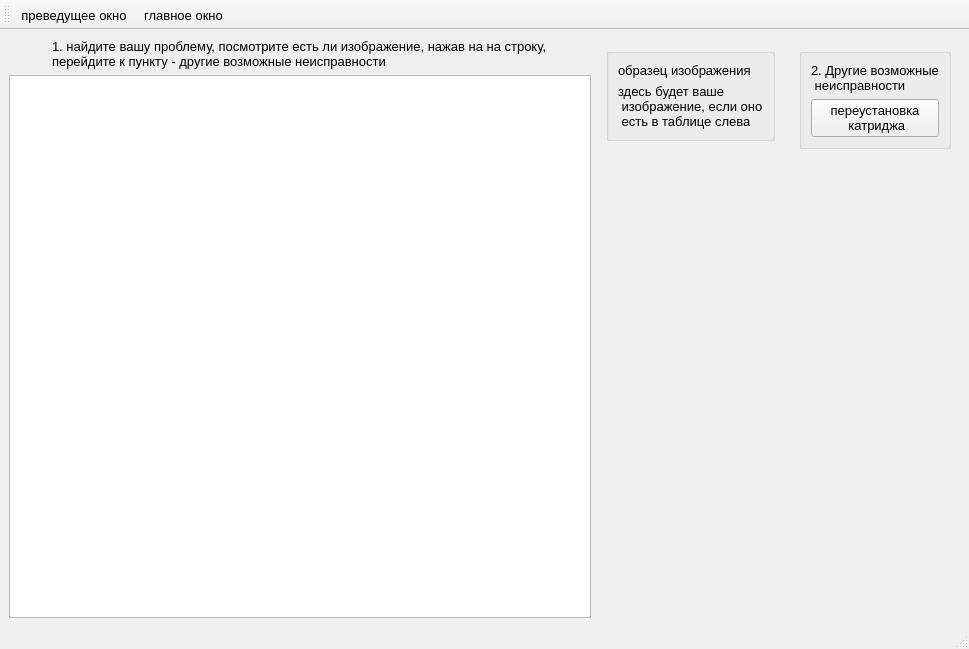
<?xml version="1.0" encoding="UTF-8"?>
<ui version="4.0">
 <class>fon</class>
 <widget class="QMainWindow" name="fon">
  <property name="geometry">
   <rect>
    <x>0</x>
    <y>0</y>
    <width>969</width>
    <height>649</height>
   </rect>
  </property>
  <property name="font">
   <font>
    <pointsize>10</pointsize>
   </font>
  </property>
  <property name="windowTitle">
   <string>фон</string>
  </property>
  <property name="tabShape">
   <enum>QTabWidget::Rounded</enum>
  </property>
  <widget class="QWidget" name="centralwidget">
   <layout class="QGridLayout" name="gridLayout">
    <item row="0" column="0">
     <layout class="QHBoxLayout" name="horizontalLayout">
      <item>
       <layout class="QVBoxLayout" name="verticalLayout">
        <item alignment="Qt::AlignHCenter">
         <widget class="QLabel" name="label_2">
          <property name="text">
           <string>1. найдите вашу проблему, посмотрите есть ли изображение, нажав на на строку, 
перейдите к пункту - другие возможные неисправности</string>
          </property>
         </widget>
        </item>
        <item>
         <widget class="QTableView" name="fon_2">
          <property name="font">
           <font>
            <pointsize>10</pointsize>
           </font>
          </property>
         </widget>
        </item>
       </layout>
      </item>
      <item alignment="Qt::AlignRight">
       <widget class="QWidget" name="widget" native="true">
        <layout class="QVBoxLayout" name="verticalLayout_3">
         <item alignment="Qt::AlignTop">
          <widget class="QGroupBox" name="verticalGroupBox">
           <layout class="QVBoxLayout" name="verticalLayout_4">
            <item>
             <widget class="QLabel" name="label_3">
              <property name="text">
               <string>образец изображения</string>
              </property>
             </widget>
            </item>
            <item>
             <widget class="QLabel" name="lpic_2">
              <property name="text">
               <string>здесь будет ваше
 изображение, если оно
 есть в таблице слева</string>
              </property>
             </widget>
            </item>
           </layout>
          </widget>
         </item>
        </layout>
       </widget>
      </item>
      <item>
       <widget class="QWidget" name="widget" native="true">
        <layout class="QVBoxLayout" name="verticalLayout_2">
         <item alignment="Qt::AlignTop">
          <widget class="QGroupBox" name="verticalGroupBox">
           <layout class="QVBoxLayout" name="verticalLayout_5">
            <item>
             <widget class="QLabel" name="label_5">
              <property name="font">
               <font>
                <pointsize>10</pointsize>
               </font>
              </property>
              <property name="text">
               <string>2. Другие возможные
 неисправности</string>
              </property>
             </widget>
            </item>
            <item>
             <widget class="QPushButton" name="katrig">
              <property name="text">
               <string>переустановка
 катриджа</string>
              </property>
             </widget>
            </item>
           </layout>
          </widget>
         </item>
        </layout>
       </widget>
      </item>
     </layout>
    </item>
   </layout>
  </widget>
  <widget class="QMenuBar" name="menubar">
   <property name="geometry">
    <rect>
     <x>0</x>
     <y>0</y>
     <width>969</width>
     <height>21</height>
    </rect>
   </property>
  </widget>
  <widget class="QStatusBar" name="statusbar"/>
  <widget class="QToolBar" name="toolBar">
   <property name="windowTitle">
    <string>toolBar</string>
   </property>
   <attribute name="toolBarArea">
    <enum>TopToolBarArea</enum>
   </attribute>
   <attribute name="toolBarBreak">
    <bool>false</bool>
   </attribute>
   <addaction name="nazad"/>
   <addaction name="main"/>
  </widget>
  <action name="main">
   <property name="icon">
    <iconset>
     <normaloff>icon/menu.png</normaloff>icon/menu.png</iconset>
   </property>
   <property name="text">
    <string>главное окно</string>
   </property>
  </action>
  <action name="nazad">
   <property name="icon">
    <iconset>
     <normaloff>icon/28.png</normaloff>icon/28.png</iconset>
   </property>
   <property name="text">
    <string>преведущее окно</string>
   </property>
  </action>
 </widget>
 <resources/>
 <connections/>
</ui>
